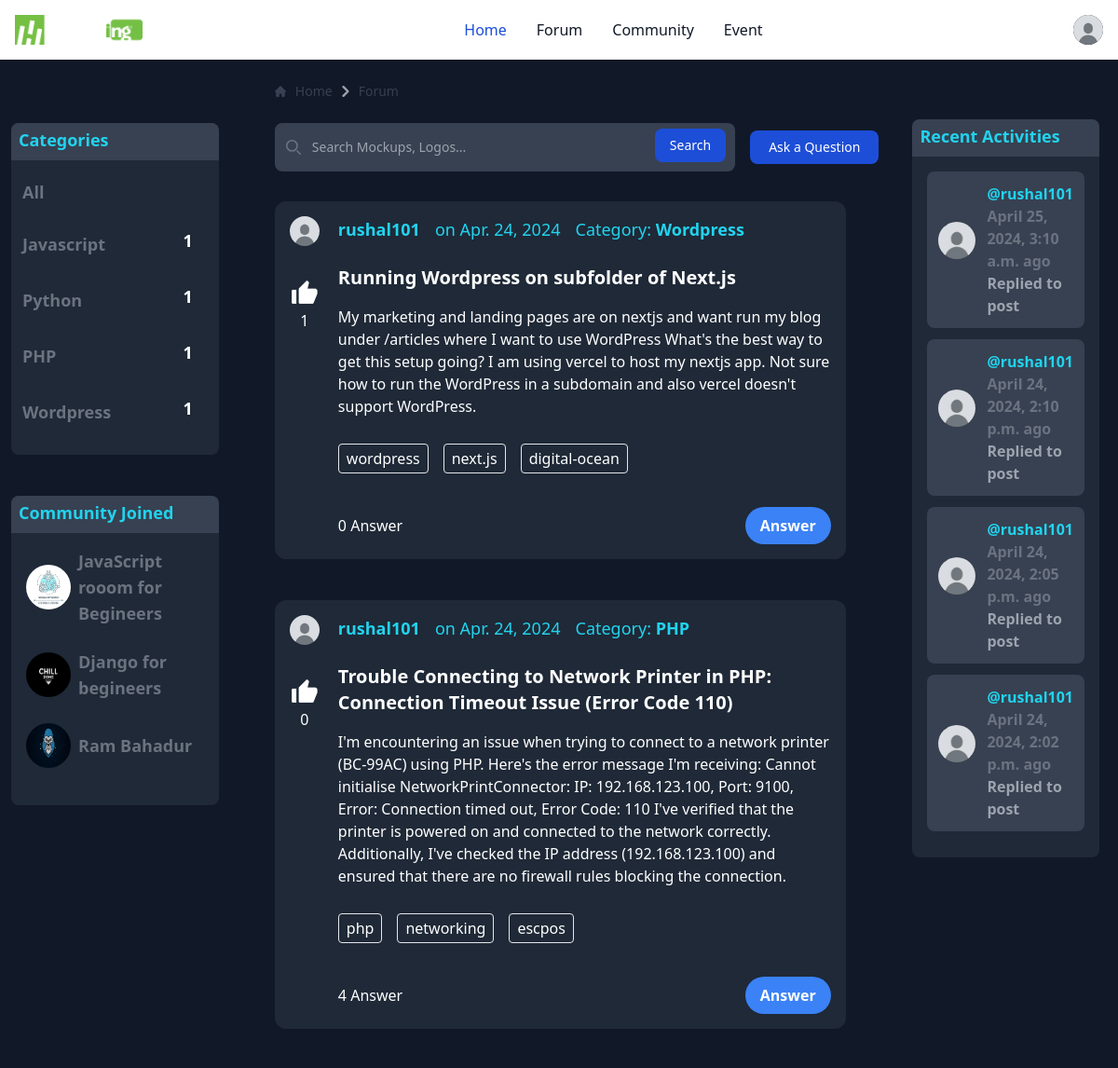
The app's page /forum/ (signed in, upper part), older data.
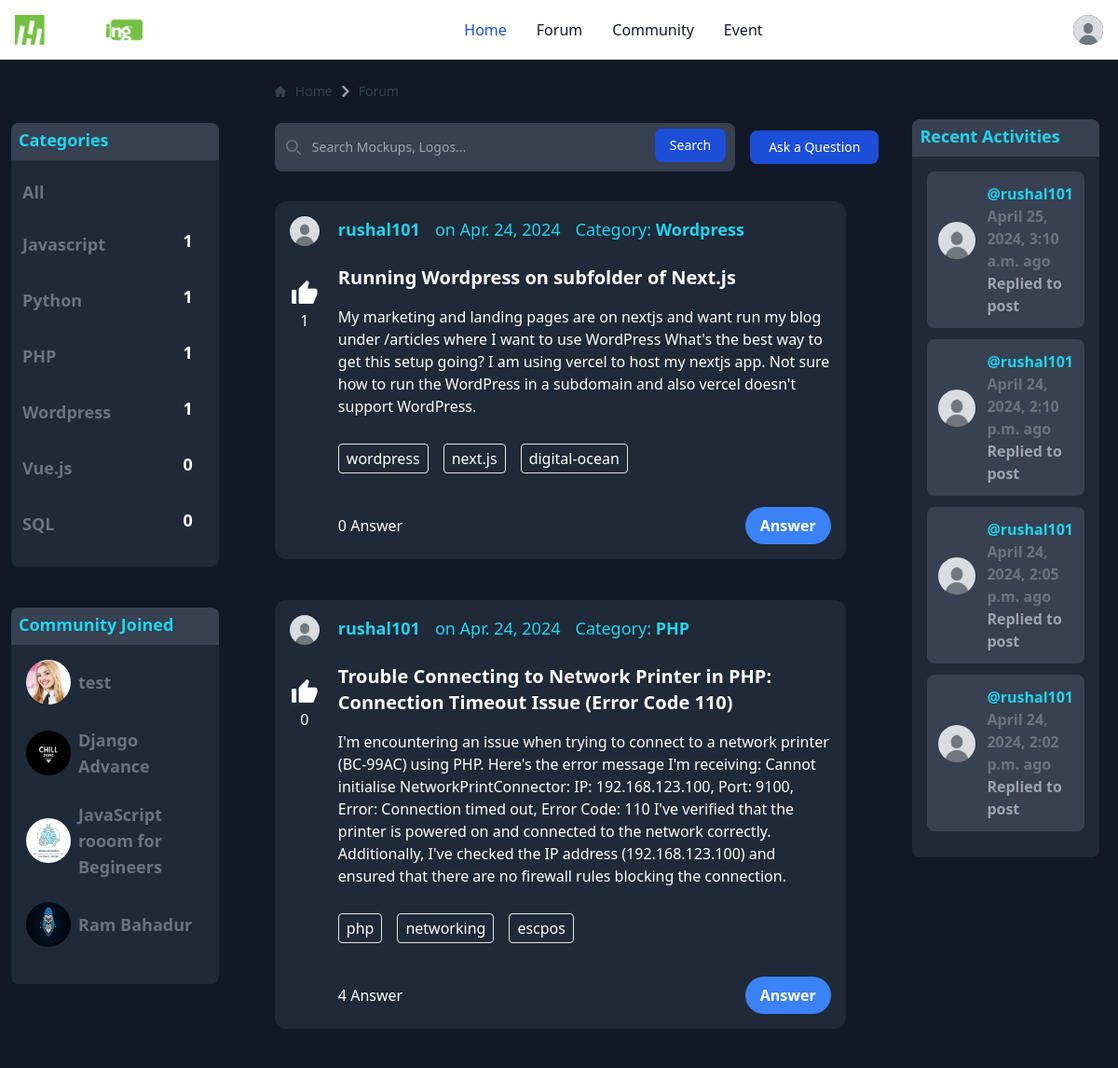
The same page, newer data.
### Forum/models.py (models this page shows, shortened)
class Category(models.Model):
    name = models.CharField(max_length=100)
    def total_questions(self):
        return self.question_set.count()
    class Meta:
        verbose_name_plural = "Categories"

class Question(models.Model):
    user = models.ForeignKey(User, on_delete=models.CASCADE)
    title = models.CharField(max_length=10000)
    content = models.TextField(null=True, blank=True)
    upvote = models.ManyToManyField(User, related_name="upvoted_questions", blank=True)
    date_created = models.DateTimeField(auto_now_add=True)
    category = models.ManyToManyField(Category)  # Change field name to 'category'
    tags = models.ManyToManyField('Tag', related_name='questions', blank=True)
    def total_likes(self):
        return self.upvote.count()

class Tag(models.Model):
    name = models.CharField(max_length=100)

class Comment(models.Model):
    question = models.ForeignKey(Question,on_delete = models.CASCADE , related_name="comment")
    user = models.ForeignKey(User, on_delete = models.CASCADE)
    content = models.TextField(null=True,blank=True)
    parent_comment = models.ForeignKey('self', on_delete=models.CASCADE, null=True, blank=True, related_name='replies')
    date_created = models.DateTimeField(default=timezone.now)
    upvote = models.ManyToManyField(User, related_name="upvoted_comments", blank=True)  # Upvote field for comments

### Community/models.py (models this page shows, shortened)
class Room(models.Model):
    host = models.ForeignKey(User, on_delete=models.SET_NULL, null=True)
    topic = models.ForeignKey(Topic, on_delete=models.SET_NULL, null=True)
    name = models.CharField(max_length=200)
    description = models.TextField(null=True, blank=True)
    participant = models.ManyToManyField(User, related_name='participants', blank=True)
    updated = models.DateTimeField(auto_now=True)
    created = models.DateTimeField(auto_now_add=True)
    image = models.ImageField(default="default.jpg", upload_to="server_profile")
    unique_id = models.CharField(max_length=6, default=uuid.uuid4().hex[:6], unique=True)
    class Meta:
        ordering = ['-updated', '-created']

### Account/models.py (models this page shows, shortened)
class Profile(models.Model):
    user = models.OneToOneField(User,on_delete=models.CASCADE)
    about = models.CharField(max_length=1000)
    image = models.ImageField(default="profile_pic/default.jpg", upload_to="profile_pic")

### Forum/views.py (the view)
# urls.py: path('', question_list_view, name="Questionlist"),
def question_list_view(request):
    queryset = Question.objects.order_by('-date_created')
    search_data = request.GET.get('search-area') or ""
    if search_data:
        queryset = queryset.filter(title__icontains=search_data)
    selected_category = request.GET.get('category')
    if selected_category:
        queryset = queryset.filter(category=selected_category)
    paginator = Paginator(queryset,10)
    page_number = request.GET.get('page')
    page_obj = paginator.get_page(page_number)
    comments = Comment.objects.order_by('-date_created')[:5]
    categories = Category.objects.all()
    user_rooms = Room.objects.filter(participant=request.user)
    context = {
        'questions': page_obj,
        'comments': comments,
        'categories': categories,
        'selected_category': selected_category,
        'user_rooms': user_rooms,
    }
    return render(request, 'Forum/forum.html', context)

### Forum/templates/Forum/forum.html (shortened to what the changed rows need)
{% extends 'Forum/base.html' %}
{% load static %}
{% block content %}
    <div class="flex">
        <div class="w-1/5 bg-gray-900 rounded-lg ml-3 mt-6">
            <div class="rounded-lg bg-gray-800 mt-5 h-auto flex flex-col">
                <div class="bg-gray-700 h-10 rounded-t-lg">
                    <div class="items-center ml-2 mt-1">
                        <h1 class="text-cyan-400 font-semibold text-lg">Categories</h1>
                    </div>
                </div>
                <div class="p-3">
                    <ul>
                        {% for category in categories %}
                        <li>
                            <a href="?category={{ category.id }}" class="{% if category.id == selected_category %}selected{% endif %} flex mb-4 text-lg justify-between items-center text-gray-500 transition duration-300 ease-in-out font-bold hover:text-blue-500">
                                <span class="mt-2 ">{{category.name}}</span>
                                <span
                                    class="bg-dark py-2 px-4 text-white font-semibold">{{category.total_questions}}</span>
                            </a>
                          </li>
                        {% endfor %}
                    </ul>
                </div>
            </div>
            <br>
            <div class="rounded-lg bg-gray-800 mt-5 h-auto flex flex-col">
                <div class="bg-gray-700 h-10 rounded-t-lg">
                    <div class="items-center ml-2 mt-1">
                        <h1 class="text-cyan-400 font-semibold text-lg">Community Joined</h1>
                    </div>
                </div>
                <div class="p-4">
                    <ul>
                        {% for room in user_rooms %}
                        <li>
                            <a href="{% url 'room' room.id %}"
                                class="flex  text-lg items-center text-gray-500 transition duration-300 ease-in-out font-bold hover:text-blue-500">
                                <img src="{{room.image.url}}"
                                    alt="Community 1 Logo" class="w-12 h-12 mr-2 rounded-full">
                                <span class="">{{room.name}}</span>
                            </a>
                            <br>
                        </li>
                        {% endfor %}
                    </ul>
                </div>
            </div>
        </div>
        <div class="w-3/5 bg-gray-900 ml-10">
            <br>
            <div class="tab-pane fade active show mt-8" id="recent-questions" role="tabpanel"
                aria-labelledby="recent-questions-tab">
                {% if questions %}
                {% for question in questions %}
                <div class="rounded-xl bg-gray-800 ml-5 w-11/12 mt-5 p-4 h-auto flex flex-col">
                    <div class="flex">
                        <div class="link-unlike flex-shrink-0 text-center mr-2">
                            <a href="">
                                <img src="{{ question.user.profile.image.url }}" alt="Image"
                                    class="mb-8 rounded-full h-8 w-8" />
                            </a>
                            <div class="donet-like-list text-white">
                                <button class="like-unlink-count like">
                                    <i class="ri-thumb-up-fill text-3xl mt-10"></i><br>
                                    <span>{{question.total_likes}}</span>
                                </button>
                            </div>
                            <br>
                        </div>
                        <div class="flex-grow-1 ms-3">
                            <ul class="graphic-design flex items-center space-x-4 text-cyan-400 text-lg">
                                <li>
                                    <a href="" class="font-semibold">{{question.user.username}}</a>
                                </li>
                                <li>
                                    <span>on {{ question.date_created|date:"M. j, Y" }}</span>
                                </li>
                                <li>
                                    <span>Category:</span>
                                    {% for category in question.category.all %}
                                        <a href="" class="graphic font-semibold">
                                            {{ category.name }}
                                        </a>
                                    {% endfor %}
                                </li>
                            </ul>
                            <br>
                            <h3 class="font-semibold text-xl mb-4 text-white">
                                <a href="{% url 'Questiondetail' question.id %}">
                                    {{question.title}}
                                </a>
                            </h3>
                            {% if question.content|wordcount <= 100 %} <p class="mb-8 text-white">{{ question.content }}
                                </p>
                                {% endif %}
                                <ul class="tag-list flex space-x-4 mb-4">
                                    {% for tag in question.tags.all %}
                                    <li>
                                        <a href="" class="border px-2 py-1 rounded text-white">{{ tag.name }}</a>
                                    </li>
                                    {% endfor %}
                                </ul>
                                <br>
                                <div class="flex justify-between items-center text-white">
                                    <ul class="anser-list flex space-x-10">
                                        <li>
                                            <a href="most-answered.html"> {{question.comment.count}} Answer </a>
                                        </li>
                                    </ul>
                                    <a href="{% url 'Questiondetail' question.id %}"
                                        class="bg-blue-500 hover:bg-blue-600 text-white font-bold py-2 px-4 rounded-full inline-block transition duration-300 ">
                                        Answer
                                    </a>
                                </div>
                        </div>
                    </div>
                </div>
                <br>
                {% endfor %}
                {% else %}
                <p class="text-white">No questions found matching your search criteria.</p>
                {% endif %}
            </div>
        </div>
        <div class="w-1/5 bg-gray-900 mr-5 mt-5">
            <div class="rounded-lg bg-gray-800 ml-9 mt-5 h-auto flex flex-col">
                <div class="bg-gray-700 h-10 rounded-t-lg">
                    <div class="items-center ml-2 mt-1">
                        <h1 class="text-cyan-400 font-semibold text-lg">Recent Activities</h1>
                    </div>
                </div>
                <div class="p-4">
                    {% for comment in comments %}
                    <div class="bg-gray-700 rounded-lg p-3 mb-3">
                        <div class="flex items-center">
                            <div
                                class="w-10 h-10 rounded-full flex-shrink-0 flex justify-center items-center mr-3 mb-5">
                                <img src="{{comment.user.profile.image.url}}" alt="User Image"
                                    class="w-full h-full rounded-full">
                            </div>
                            <div>
                                <span class="text-cyan-400 font-semibold">@{{comment.user.username}}</span><br>
                                <span class="text-gray-500 font-semibold">{{comment.date_created}} ago</span><br>
                                <span class="text-gray-400 font-semibold"><a
                                        href="{% url 'Questiondetail' comment.question.id %}">Replied to post</a></span>
                            </div>
                        </div>
                    </div>
                    {% endfor %}
                </div>
            </div>
        </div>
    </div>
{% endblock %}

Row changes from the older to the newer data that the page shows:
added Category: name "Vue.js", total_questions "0", shown under "Categories"
added Category: name "SQL", total_questions "0", shown under "Categories"
added Room: image (picture), name "test"
changed Room: name "Django for begineers" → "Django Advance"; moves up the list
